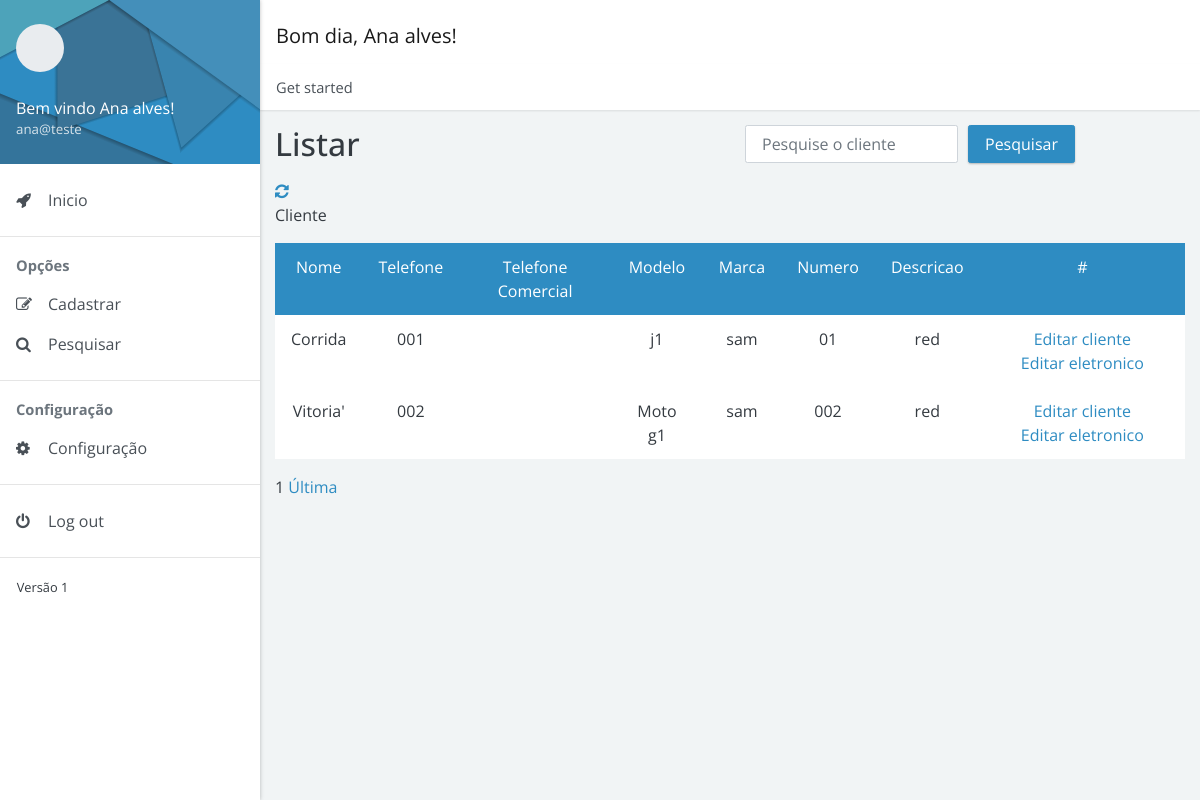
Screenshot of /dashboard/docs/pages/pesquisar/pesquisa_cliente_aparelho.php (signed in) with the database file from the repository.
### tables this page shows
CREATE TABLE `cliente_eletronico` (
  `cliente_id_cliente` int(11) NOT NULL,
  `eletronico_id_eletronico` int(11) NOT NULL
);

CREATE TABLE `cliente` (
  `id_cliente` int(11) NOT NULL,
  `nome_completo` varchar(255) DEFAULT NULL,
  `email_cliente` varchar(255) NOT NULL,
  `telefone_celular` varchar(17) DEFAULT NULL,
  `telefone_contato` varchar(17) DEFAULT NULL,
  `endereco_id_endereco` int(11) NOT NULL,
  `login_id_login` int(11) NOT NULL
);

CREATE TABLE `eletronico` (
  `id_eletronico` int(11) NOT NULL,
  `modelo` varchar(255) DEFAULT NULL,
  `marca` varchar(255) DEFAULT NULL,
  `numero` varchar(50) DEFAULT NULL,
  `descricao` varchar(255) DEFAULT NULL
);

### dashboard/docs/pages/pesquisar/pesquisa_cliente_aparelho.php (the view, shortened to what this page needs)
<!doctype html>
<html lang="pt-br">
<head>
    <link rel="stylesheet" href="https://cdnjs.cloudflare.com/ajax/libs/font-awesome/4.7.0/css/font-awesome.min.css">
    <link href="../../../../../dist/admin4b.min.css?v=2.1.0" rel="stylesheet">
    <link href="../../../docs/assets/css/custom.css" rel="stylesheet">
    <link href="../../assets/css/custom.css" rel="stylesheet">
    <link href="../../../dist/admin4b.min.css" rel="stylesheet" type="text/css">
</head>
<body>
    <div class="app">
        <div class="app-sidebar">
            <div class="sidebar-header"><svg class="avatar">
                    <use href="assets/img/faces.svg" />
                </svg>
                <div class="username"><span>Bem vindo <?php session_start();
                                                        echo $_SESSION['nome_completo_login']; ?>!</span> <small><?php echo $_SESSION['email_usuario']; ?></small></div>
            </div>
            <div id="sidebar-nav" class="sidebar-nav">
                <ul>
                    <li><a href="../../index.php"><span class="sidebar-nav-icon fa fa-rocket"></span> <span class="sidebar-nav-text">Inicio</span></a></li>
                </ul>
                <hr><span class="sidebar-nav-header">Opções</span>
                <ul>
                    <li><a href="#forms" data-toggle="collapse"><span class="sidebar-nav-icon fa fa-pencil-square-o"></span> <span class="sidebar-nav-text">Cadastrar</span></a>
                    </li>
                    <li><a href="#search" data-toggle="collapse"><span class="sidebar-nav-icon fa fa-search"></span> <span class="sidebar-nav-text">Pesquisar</span></a>
                    </li>
                </ul>
                <hr><span class="sidebar-nav-header">Configuração</span>
                <ul>
                    <li><a href="../editar/configuracao_geral.php  "><span class="sidebar-nav-icon fa fa-cog"></span> <span class="sidebar-nav-text">Configuração</span></a>
                    </li>
                </ul>
                <hr>
                <ul>
                    <li><a href="../../crud/sair.php"><span class="sidebar-nav-icon fa fa-power-off"></span> <span class="sidebar-nav-text">Log out</span></a></li>
                </ul>
                <hr>
                <small>Versão 1</small>
            </div>
        </div>
        <div class="app-content">
            <div class="content-header">
                <nav class="navbar navbar-expand navbar-light bg-white">
                    <div class="navbar-brand">
                        <?php
                        $hora_do_dia = date("H");
                        if (($hora_do_dia >= 00) && ($hora_do_dia <= 12)) {
                            echo "Bom dia, ";
                        } else if (($hora_do_dia >= 12) && ($hora_do_dia <= 18)) {
                            echo "Boa tarde, ";
                        } else {
                            echo "Boa noite, ";
                        }
                        echo $_SESSION['nome_completo_login'];
                        ?>!
                    </div>
                </nav>
                <nav>
                    <ol class="breadcrumb">
                        <li class="breadcrumb-item">Get started</li>
                    </ol>
                </nav>
            </div>
            <div class="content-body">
                <div class="container">
                    <div class="page-header">
                        <div class="row">
                            <div class="col-sm-6 col-md-6">
                                <h1>Listar</h1>
                            </div>
                            <div class="col-sm-1 col-md-5">
                                <form class="form-inline" method="GET" action="./enviar/mostrar_cliente_aparelho.php">
                                    <div class="form-group">
                                        <input type="text" name="pesquisar" id="pesquisa" class="form-control" placeholder="Pesquise o cliente" style="margin-right: 10px;" required>
                                    </div>
                                    <button type="submit" class="btn btn-primary">Pesquisar</button>
                                </form>
                            </div>
                        </div>
                        <div class="row">
                            <div class="col-sm-6 col-md-6">
                                <a href="pesquisa_cliente_aparelho.php"><i class="fa fa-refresh" aria-hidden="true"></i></a>
                            </div>
                        </div>
                    </div>
                    <div class="align-items-center">
                        <div class="">
                            <p>Cliente</p>
                            <table class="table table-bordered table-hover text-center">
                                <tr class="bg bg-primary text-white text-center">
                                    <td>Nome</td>
                                    <td>Telefone</td>
                                    <td>Telefone Comercial</td>
                                    <td>Modelo</td>
                                    <td>Marca</td>
                                    <td>Numero</td>
                                    <td>Descricao</td>
                                    <td> # </td>
                                </tr>
                                <?php
                                include_once '../../crud/conexao.php';
                                $id_session = $_SESSION['id_login'];
                                if (isset($_GET['pg']) && $_GET['pg'] != "") {
                                    $pagina_atual = $_GET["pg"];
                                } else {
                                    $pagina_atual = 1;
                                }
                                if (isset($pagina_atual)) {
                                    $pagina_atual = $pagina_atual;
                                } else {
                                    $pagina_atual = 1;
                                }
                                $pagina = (!empty($pagina_atual)) ? $pagina_atual : 1;
                                $qtd_pg = 20;
                                $inicio = ($qtd_pg * $pagina) - $qtd_pg;
                                $pesquisa = $conexao->query("SELECT * FROM cliente_eletronico INNER JOIN cliente ON cliente.id_cliente = cliente_eletronico.cliente_id_cliente
                                    INNER JOIN eletronico ON eletronico.id_eletronico = cliente_eletronico.eletronico_id_eletronico INNER JOIN login ON cliente.login_id_login = login.id_login WHERE cliente.login_id_login = $id_session ORDER BY nome_completo ASC LIMIT $inicio, $qtd_pg");
                                if ($pesquisa && $pesquisa->rowCount() != 0) {
                                    while ($resultado = $pesquisa->fetch()) {
                                        $nome = $resultado['nome_completo'];
                                        $telefone = $resultado['telefone_celular'];
                                        $telefone2 = $resultado['telefone_contato'];
                                        $modelo = $resultado['modelo'];
                                        $marca = $resultado['marca'];
                                        $numero = $resultado['numero'];
                                        $descricao = $resultado['descricao'];
                                        $id_cliente = $resultado['cliente_id_cliente'];
                                        $id_eletronico = $resultado['eletronico_id_eletronico'];
                                ?>
                                        <tr class="text-center">
                                            <td><?= $nome ?> </td>
                                            <td><?= $telefone ?> </td>
                                            <td><?= $telefone2 ?> </td>
                                            <td><?= $modelo ?> </td>
                                            <td><?= $marca ?> </td>
                                            <td><?= $numero ?> </td>
                                            <td><?= $descricao ?> </td>
                                            <td>
                                                <a href="../editar/editar_cliente.php?id=<?= $id_cliente ?>" type="submit"><i class="bi bi-pencil-square"></i>Editar cliente</a>
                                                <a href="../editar/editar_aparelho.php?id=<?= $id_eletronico ?>" type="submit"><i class="bi bi-pencil-square"></i>Editar eletronico</a>
                                            </td>
                                        </tr>
                                    <?php
                                    }
                                    ?>
                            </table>
                        <?php
                                    $select = $conexao->query("SELECT COUNT(cliente_id_cliente) AS num_result FROM cliente_eletronico INNER JOIN cliente ON cliente.id_cliente = cliente_eletronico.cliente_id_cliente
                                        INNER JOIN eletronico ON eletronico.id_eletronico = cliente_eletronico.eletronico_id_eletronico INNER JOIN login ON cliente.login_id_login = login.id_login WHERE cliente.login_id_login = $id_session");
                                    $row_pg = $select->fetch();
                                    $quantidade_pg = ceil($row_pg['num_result'] / $qtd_pg);
                                    echo " $pagina ";
                                    echo " <a href='?pg=$quantidade_pg' onclick=''>Última</a>";
                                } else {
                                    echo "<div class='alert alert-danger' role='alert'>Nenhum usuário encontrado!</div>";
                                }
                        ?>
                        </div>
                    </div>
                </div>
            </div>
</body>
</html>

### dashboard/docs/assets/css/custom.css (style rules this page uses)
.app-sidebar .sidebar-header { background-image: url("/docs/assets/img/sidebar-header.svg"); background-repeat: no-repeat; background-size: 100% 100%; }

### rows the page displays
cliente_eletronico: cliente_id_cliente.nome_completo "Corrida", cliente_id_cliente.telefone_celular "001", eletronico_id_eletronico.modelo "j1", eletronico_id_eletronico.marca "sam", eletronico_id_eletronico.numero "01", eletronico_id_eletronico.descricao "red"
cliente_eletronico: cliente_id_cliente.nome_completo "Vitoria'", cliente_id_cliente.telefone_celular "002", eletronico_id_eletronico.modelo "Moto g1", eletronico_id_eletronico.marca "sam", eletronico_id_eletronico.numero "002", eletronico_id_eletronico.descricao "red"

### other values shown
$_SESSION['nome_completo_login'] "Ana alves"
$_SESSION['email_usuario'] "ana@teste"
$pagina "1"
